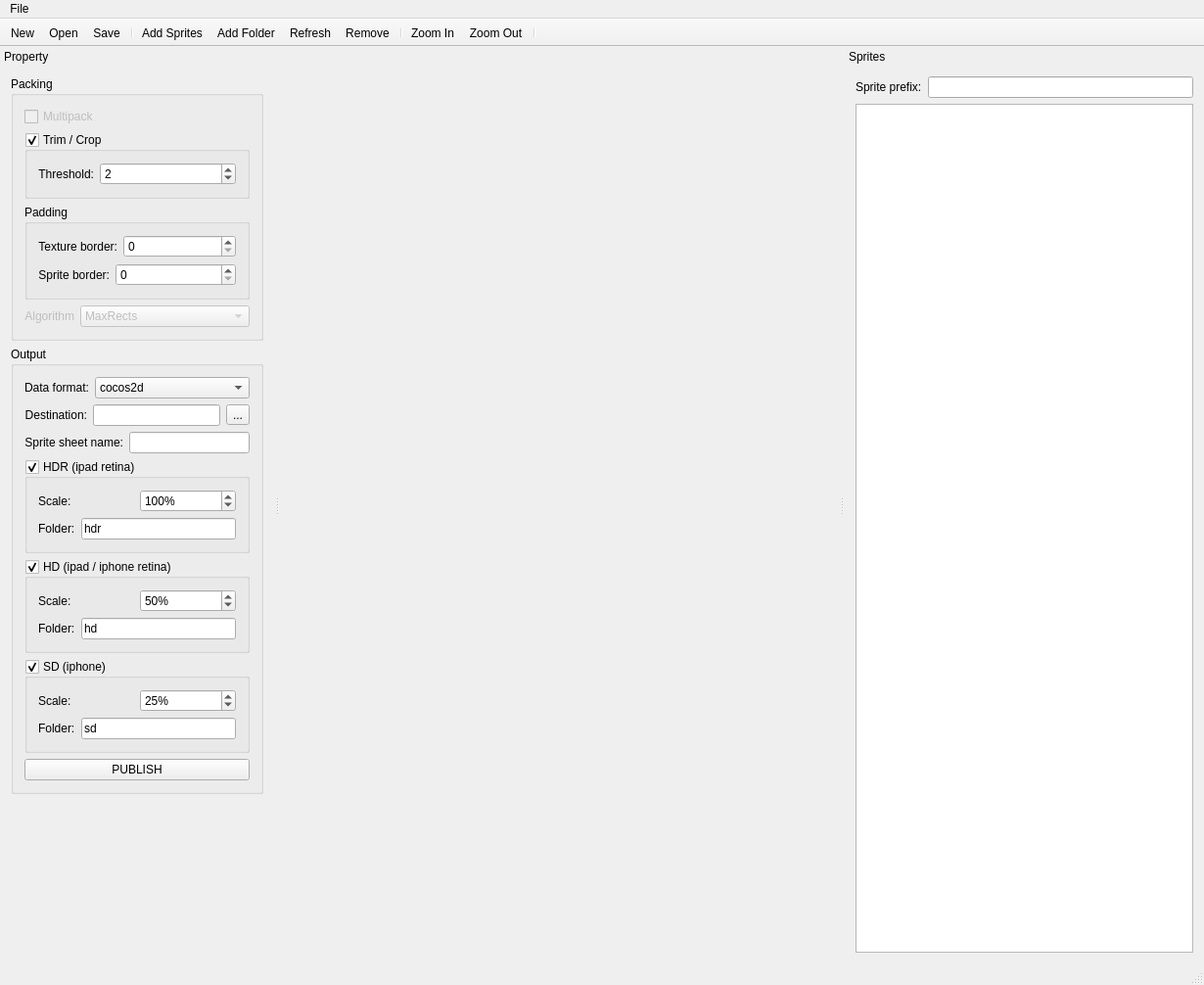
<?xml version="1.0" encoding="UTF-8"?>
<ui version="4.0">
 <class>MainWindow</class>
 <widget class="QMainWindow" name="MainWindow">
  <property name="geometry">
   <rect>
    <x>0</x>
    <y>0</y>
    <width>1230</width>
    <height>1006</height>
   </rect>
  </property>
  <property name="windowTitle">
   <string>SpritePacker</string>
  </property>
  <widget class="QWidget" name="centralWidget"/>
  <widget class="QMenuBar" name="menuBar">
   <property name="geometry">
    <rect>
     <x>0</x>
     <y>0</y>
     <width>1230</width>
     <height>22</height>
    </rect>
   </property>
   <widget class="QMenu" name="menuFile">
    <property name="title">
     <string>File</string>
    </property>
    <widget class="QMenu" name="menuOpen_recent">
     <property name="title">
      <string>Open recent</string>
     </property>
    </widget>
    <addaction name="actionNew"/>
    <addaction name="actionOpen"/>
    <addaction name="menuOpen_recent"/>
    <addaction name="separator"/>
    <addaction name="actionSave"/>
    <addaction name="actionSave_as"/>
    <addaction name="separator"/>
   </widget>
   <addaction name="menuFile"/>
  </widget>
  <widget class="QToolBar" name="mainToolBar">
   <property name="movable">
    <bool>false</bool>
   </property>
   <property name="iconSize">
    <size>
     <width>32</width>
     <height>32</height>
    </size>
   </property>
   <property name="toolButtonStyle">
    <enum>Qt::ToolButtonTextUnderIcon</enum>
   </property>
   <attribute name="toolBarArea">
    <enum>TopToolBarArea</enum>
   </attribute>
   <attribute name="toolBarBreak">
    <bool>false</bool>
   </attribute>
   <addaction name="actionNew"/>
   <addaction name="actionOpen"/>
   <addaction name="actionSave"/>
   <addaction name="separator"/>
   <addaction name="actionAddSprites"/>
   <addaction name="actionAddFolder"/>
   <addaction name="actionRefresh"/>
   <addaction name="actionRemove"/>
   <addaction name="separator"/>
   <addaction name="actionZoomIn"/>
   <addaction name="actionZoomOut"/>
   <addaction name="separator"/>
  </widget>
  <widget class="QStatusBar" name="statusBar"/>
  <widget class="QDockWidget" name="propertyDockWidget">
   <property name="minimumSize">
    <size>
     <width>280</width>
     <height>903</height>
    </size>
   </property>
   <property name="windowIcon">
    <iconset resource="resources.qrc">
     <normaloff>:/res/settings.png</normaloff>:/res/settings.png</iconset>
   </property>
   <property name="floating">
    <bool>false</bool>
   </property>
   <property name="features">
    <set>QDockWidget::NoDockWidgetFeatures</set>
   </property>
   <property name="allowedAreas">
    <set>Qt::LeftDockWidgetArea</set>
   </property>
   <property name="windowTitle">
    <string>Property</string>
   </property>
   <attribute name="dockWidgetArea">
    <number>1</number>
   </attribute>
   <widget class="QWidget" name="dockWidgetContents">
    <layout class="QVBoxLayout" name="verticalLayout">
     <item>
      <widget class="QGroupBox" name="groupBox_2">
       <property name="title">
        <string>Packing</string>
       </property>
       <layout class="QVBoxLayout" name="verticalLayout_12">
        <item>
         <widget class="QCheckBox" name="checkBox">
          <property name="enabled">
           <bool>false</bool>
          </property>
          <property name="toolTip">
           <string>&lt;html&gt;&lt;head/&gt;&lt;body&gt;&lt;p&gt;&lt;span style=&quot; font-size:18pt; font-weight:600;&quot;&gt;MultiPack&lt;/span&gt;&lt;/p&gt;&lt;p&gt;SpritePacker creates multiple image and data files if not all sprites could be packed intro a single texture.&lt;/p&gt;&lt;/body&gt;&lt;/html&gt;</string>
          </property>
          <property name="text">
           <string>Multipack</string>
          </property>
         </widget>
        </item>
        <item>
         <widget class="QGroupBox" name="property_trimCropGroupBox">
          <property name="toolTip">
           <string>&lt;html&gt;&lt;head/&gt;&lt;body&gt;&lt;p&gt;&lt;span style=&quot; font-size:18pt; font-weight:600;&quot;&gt;Trim / Crop&lt;/span&gt;&lt;/p&gt;&lt;p&gt;Removes transparent pixels from a sprite's border.&lt;/p&gt;&lt;/body&gt;&lt;/html&gt;</string>
          </property>
          <property name="title">
           <string>Trim / Crop</string>
          </property>
          <property name="checkable">
           <bool>true</bool>
          </property>
          <layout class="QVBoxLayout" name="verticalLayout_4">
           <item>
            <layout class="QHBoxLayout" name="horizontalLayout_3">
             <item>
              <widget class="QLabel" name="label_3">
               <property name="sizePolicy">
                <sizepolicy hsizetype="Maximum" vsizetype="Preferred">
                 <horstretch>0</horstretch>
                 <verstretch>0</verstretch>
                </sizepolicy>
               </property>
               <property name="text">
                <string>Threshold:</string>
               </property>
               <property name="alignment">
                <set>Qt::AlignRight|Qt::AlignTrailing|Qt::AlignVCenter</set>
               </property>
              </widget>
             </item>
             <item>
              <widget class="QSpinBox" name="property_trimCropThesholdSpinBox">
               <property name="maximum">
                <number>9999</number>
               </property>
               <property name="value">
                <number>2</number>
               </property>
              </widget>
             </item>
            </layout>
           </item>
          </layout>
         </widget>
        </item>
        <item>
         <widget class="QGroupBox" name="groupBox">
          <property name="title">
           <string>Padding</string>
          </property>
          <layout class="QVBoxLayout" name="verticalLayout_5">
           <item>
            <layout class="QHBoxLayout" name="horizontalLayout_4">
             <item>
              <widget class="QLabel" name="label_4">
               <property name="sizePolicy">
                <sizepolicy hsizetype="Maximum" vsizetype="Preferred">
                 <horstretch>0</horstretch>
                 <verstretch>0</verstretch>
                </sizepolicy>
               </property>
               <property name="text">
                <string>Texture border:</string>
               </property>
               <property name="alignment">
                <set>Qt::AlignRight|Qt::AlignTrailing|Qt::AlignVCenter</set>
               </property>
              </widget>
             </item>
             <item>
              <widget class="QSpinBox" name="property_textureBorderSpinBox">
               <property name="maximum">
                <number>9999</number>
               </property>
              </widget>
             </item>
            </layout>
           </item>
           <item>
            <layout class="QHBoxLayout" name="horizontalLayout_2">
             <item>
              <widget class="QLabel" name="label_2">
               <property name="sizePolicy">
                <sizepolicy hsizetype="Maximum" vsizetype="Preferred">
                 <horstretch>0</horstretch>
                 <verstretch>0</verstretch>
                </sizepolicy>
               </property>
               <property name="text">
                <string>Sprite border:</string>
               </property>
               <property name="alignment">
                <set>Qt::AlignRight|Qt::AlignTrailing|Qt::AlignVCenter</set>
               </property>
              </widget>
             </item>
             <item>
              <widget class="QSpinBox" name="property_spriteBorderSpinBox">
               <property name="maximum">
                <number>9999</number>
               </property>
              </widget>
             </item>
            </layout>
           </item>
          </layout>
         </widget>
        </item>
        <item>
         <layout class="QHBoxLayout" name="horizontalLayout">
          <item>
           <widget class="QLabel" name="label">
            <property name="enabled">
             <bool>false</bool>
            </property>
            <property name="sizePolicy">
             <sizepolicy hsizetype="Maximum" vsizetype="Preferred">
              <horstretch>0</horstretch>
              <verstretch>0</verstretch>
             </sizepolicy>
            </property>
            <property name="text">
             <string>Algorithm</string>
            </property>
            <property name="alignment">
             <set>Qt::AlignRight|Qt::AlignTrailing|Qt::AlignVCenter</set>
            </property>
           </widget>
          </item>
          <item>
           <widget class="QComboBox" name="comboBox">
            <property name="enabled">
             <bool>false</bool>
            </property>
            <property name="toolTip">
             <string>&lt;html&gt;&lt;head/&gt;&lt;body&gt;&lt;p&gt;&lt;span style=&quot; font-size:18pt; font-weight:600;&quot;&gt;Algorithm&lt;/span&gt;&lt;/p&gt;&lt;p&gt;There are currently 2 algorithms&lt;/p&gt;&lt;p&gt;&lt;span style=&quot; font-size:14pt; font-weight:600;&quot;&gt;MaxRects&lt;/span&gt;&lt;/p&gt;&lt;p&gt;Currently the best packing algorithm. Tries to use the last texture space by applying different heuristics when placing the sprites.&lt;/p&gt;&lt;p&gt;&lt;span style=&quot; font-size:14pt; font-weight:600;&quot;&gt;Basic&lt;/span&gt;&lt;/p&gt;&lt;p&gt;Simple layout by filling sprites from left to right until the maximum width of the texture is reached. Good for fixed-size sprites.&lt;/p&gt;&lt;/body&gt;&lt;/html&gt;</string>
            </property>
            <item>
             <property name="text">
              <string>MaxRects</string>
             </property>
            </item>
            <item>
             <property name="text">
              <string>Basic</string>
             </property>
            </item>
           </widget>
          </item>
         </layout>
        </item>
       </layout>
      </widget>
     </item>
     <item>
      <widget class="QGroupBox" name="groupBox_4">
       <property name="title">
        <string>Output</string>
       </property>
       <layout class="QVBoxLayout" name="verticalLayout_13">
        <item>
         <layout class="QHBoxLayout" name="horizontalLayout_6">
          <item>
           <widget class="QLabel" name="label_6">
            <property name="enabled">
             <bool>true</bool>
            </property>
            <property name="sizePolicy">
             <sizepolicy hsizetype="Maximum" vsizetype="Preferred">
              <horstretch>0</horstretch>
              <verstretch>0</verstretch>
             </sizepolicy>
            </property>
            <property name="text">
             <string>Data format:</string>
            </property>
            <property name="alignment">
             <set>Qt::AlignRight|Qt::AlignTrailing|Qt::AlignVCenter</set>
            </property>
           </widget>
          </item>
          <item>
           <widget class="QComboBox" name="output_dataFormatComboBox">
            <property name="enabled">
             <bool>true</bool>
            </property>
            <property name="toolTip">
             <string>&lt;html&gt;&lt;head/&gt;&lt;body&gt;&lt;p&gt;&lt;span style=&quot; font-size:18pt; font-weight:600;&quot;&gt;Algorithm&lt;/span&gt;&lt;/p&gt;&lt;p&gt;There are currently 2 algorithms&lt;/p&gt;&lt;p&gt;&lt;span style=&quot; font-size:14pt; font-weight:600;&quot;&gt;MaxRects&lt;/span&gt;&lt;/p&gt;&lt;p&gt;Currently the best packing algorithm. Tries to use the last texture space by applying different heuristics when placing the sprites.&lt;/p&gt;&lt;p&gt;&lt;span style=&quot; font-size:14pt; font-weight:600;&quot;&gt;Basic&lt;/span&gt;&lt;/p&gt;&lt;p&gt;Simple layout by filling sprites from left to right until the maximum width of the texture is reached. Good for fixed-size sprites.&lt;/p&gt;&lt;/body&gt;&lt;/html&gt;</string>
            </property>
            <item>
             <property name="text">
              <string>cocos2d</string>
             </property>
            </item>
            <item>
             <property name="text">
              <string>json</string>
             </property>
            </item>
           </widget>
          </item>
         </layout>
        </item>
        <item>
         <layout class="QHBoxLayout" name="horizontalLayout_13">
          <item>
           <widget class="QLabel" name="label_13">
            <property name="enabled">
             <bool>true</bool>
            </property>
            <property name="sizePolicy">
             <sizepolicy hsizetype="Maximum" vsizetype="Preferred">
              <horstretch>0</horstretch>
              <verstretch>0</verstretch>
             </sizepolicy>
            </property>
            <property name="text">
             <string>Destination:</string>
            </property>
            <property name="alignment">
             <set>Qt::AlignRight|Qt::AlignTrailing|Qt::AlignVCenter</set>
            </property>
           </widget>
          </item>
          <item>
           <widget class="QLineEdit" name="output_destPathLineEdit"/>
          </item>
          <item>
           <widget class="QToolButton" name="output_destFolderToolButton">
            <property name="text">
             <string>...</string>
            </property>
            <property name="icon">
             <iconset resource="resources.qrc">
              <normaloff>:/res/document-open.png</normaloff>:/res/document-open.png</iconset>
            </property>
           </widget>
          </item>
         </layout>
        </item>
        <item>
         <layout class="QHBoxLayout" name="horizontalLayout_14">
          <item>
           <widget class="QLabel" name="label_14">
            <property name="enabled">
             <bool>true</bool>
            </property>
            <property name="sizePolicy">
             <sizepolicy hsizetype="Maximum" vsizetype="Preferred">
              <horstretch>0</horstretch>
              <verstretch>0</verstretch>
             </sizepolicy>
            </property>
            <property name="text">
             <string>Sprite sheet name:</string>
            </property>
            <property name="alignment">
             <set>Qt::AlignRight|Qt::AlignTrailing|Qt::AlignVCenter</set>
            </property>
           </widget>
          </item>
          <item>
           <widget class="QLineEdit" name="output_spriteSheetLineEdit"/>
          </item>
         </layout>
        </item>
        <item>
         <widget class="QGroupBox" name="output_HDR_groupBox">
          <property name="title">
           <string>HDR (ipad retina)</string>
          </property>
          <property name="checkable">
           <bool>true</bool>
          </property>
          <layout class="QVBoxLayout" name="verticalLayout_7">
           <item>
            <layout class="QHBoxLayout" name="horizontalLayout_8">
             <item>
              <widget class="QLabel" name="label_8">
               <property name="text">
                <string>Scale:</string>
               </property>
              </widget>
             </item>
             <item>
              <widget class="QSpinBox" name="output_HDR_scaleSpinBox">
               <property name="suffix">
                <string>%</string>
               </property>
               <property name="prefix">
                <string/>
               </property>
               <property name="maximum">
                <number>400</number>
               </property>
               <property name="singleStep">
                <number>25</number>
               </property>
               <property name="value">
                <number>100</number>
               </property>
              </widget>
             </item>
            </layout>
           </item>
           <item>
            <layout class="QHBoxLayout" name="horizontalLayout_7">
             <item>
              <widget class="QLabel" name="label_7">
               <property name="text">
                <string>Folder:</string>
               </property>
              </widget>
             </item>
             <item>
              <widget class="QLineEdit" name="output_HDR_folderLineEdit">
               <property name="text">
                <string>hdr</string>
               </property>
              </widget>
             </item>
            </layout>
           </item>
          </layout>
         </widget>
        </item>
        <item>
         <widget class="QGroupBox" name="output_HD_groupBox">
          <property name="title">
           <string>HD (ipad / iphone retina)</string>
          </property>
          <property name="checkable">
           <bool>true</bool>
          </property>
          <layout class="QVBoxLayout" name="verticalLayout_8">
           <item>
            <layout class="QHBoxLayout" name="horizontalLayout_9">
             <item>
              <widget class="QLabel" name="label_9">
               <property name="text">
                <string>Scale:</string>
               </property>
              </widget>
             </item>
             <item>
              <widget class="QSpinBox" name="output_HD_scaleSpinBox">
               <property name="suffix">
                <string>%</string>
               </property>
               <property name="prefix">
                <string/>
               </property>
               <property name="maximum">
                <number>400</number>
               </property>
               <property name="singleStep">
                <number>25</number>
               </property>
               <property name="value">
                <number>50</number>
               </property>
              </widget>
             </item>
            </layout>
           </item>
           <item>
            <layout class="QHBoxLayout" name="horizontalLayout_10">
             <item>
              <widget class="QLabel" name="label_10">
               <property name="text">
                <string>Folder:</string>
               </property>
              </widget>
             </item>
             <item>
              <widget class="QLineEdit" name="output_HD_folderLineEdit">
               <property name="text">
                <string>hd</string>
               </property>
              </widget>
             </item>
            </layout>
           </item>
          </layout>
         </widget>
        </item>
        <item>
         <widget class="QGroupBox" name="output_SD_groupBox">
          <property name="title">
           <string>SD (iphone)</string>
          </property>
          <property name="checkable">
           <bool>true</bool>
          </property>
          <layout class="QVBoxLayout" name="verticalLayout_9">
           <item>
            <layout class="QHBoxLayout" name="horizontalLayout_11">
             <item>
              <widget class="QLabel" name="label_11">
               <property name="text">
                <string>Scale:</string>
               </property>
              </widget>
             </item>
             <item>
              <widget class="QSpinBox" name="output_SD_scaleSpinBox">
               <property name="suffix">
                <string>%</string>
               </property>
               <property name="prefix">
                <string/>
               </property>
               <property name="maximum">
                <number>400</number>
               </property>
               <property name="singleStep">
                <number>25</number>
               </property>
               <property name="value">
                <number>25</number>
               </property>
              </widget>
             </item>
            </layout>
           </item>
           <item>
            <layout class="QHBoxLayout" name="horizontalLayout_12">
             <item>
              <widget class="QLabel" name="label_12">
               <property name="text">
                <string>Folder:</string>
               </property>
              </widget>
             </item>
             <item>
              <widget class="QLineEdit" name="output_SD_folderLineEdit">
               <property name="text">
                <string>sd</string>
               </property>
              </widget>
             </item>
            </layout>
           </item>
          </layout>
         </widget>
        </item>
        <item>
         <widget class="QPushButton" name="output_publishPushButton">
          <property name="text">
           <string>PUBLISH</string>
          </property>
          <property name="icon">
           <iconset resource="resources.qrc">
            <normaloff>:/res/iPhone.png</normaloff>:/res/iPhone.png</iconset>
          </property>
          <property name="iconSize">
           <size>
            <width>24</width>
            <height>24</height>
           </size>
          </property>
         </widget>
        </item>
       </layout>
      </widget>
     </item>
     <item>
      <spacer name="verticalSpacer_3">
       <property name="orientation">
        <enum>Qt::Vertical</enum>
       </property>
       <property name="sizeHint" stdset="0">
        <size>
         <width>20</width>
         <height>40</height>
        </size>
       </property>
      </spacer>
     </item>
    </layout>
   </widget>
  </widget>
  <widget class="QDockWidget" name="spritesDockWidget">
   <property name="minimumSize">
    <size>
     <width>367</width>
     <height>212</height>
    </size>
   </property>
   <property name="features">
    <set>QDockWidget::NoDockWidgetFeatures</set>
   </property>
   <property name="allowedAreas">
    <set>Qt::RightDockWidgetArea</set>
   </property>
   <property name="windowTitle">
    <string>Sprites</string>
   </property>
   <attribute name="dockWidgetArea">
    <number>2</number>
   </attribute>
   <widget class="QWidget" name="dockWidgetContents_2">
    <layout class="QVBoxLayout" name="verticalLayout_2">
     <item>
      <layout class="QHBoxLayout" name="horizontalLayout_5">
       <item>
        <widget class="QLabel" name="label_5">
         <property name="text">
          <string>Sprite prefix:</string>
         </property>
        </widget>
       </item>
       <item>
        <widget class="QLineEdit" name="sprites_prefixLineEdit"/>
       </item>
      </layout>
     </item>
     <item>
      <widget class="QTreeWidget" name="spritesTreeWidget">
       <property name="iconSize">
        <size>
         <width>24</width>
         <height>24</height>
        </size>
       </property>
       <property name="rootIsDecorated">
        <bool>true</bool>
       </property>
       <attribute name="headerVisible">
        <bool>false</bool>
       </attribute>
       <column>
        <property name="text">
         <string notr="true">1</string>
        </property>
       </column>
      </widget>
     </item>
    </layout>
   </widget>
  </widget>
  <action name="actionNew">
   <property name="icon">
    <iconset resource="resources.qrc">
     <normaloff>:/res/filenew.png</normaloff>:/res/filenew.png</iconset>
   </property>
   <property name="text">
    <string>New</string>
   </property>
  </action>
  <action name="actionOpen">
   <property name="icon">
    <iconset resource="resources.qrc">
     <normaloff>:/res/document-open.png</normaloff>:/res/document-open.png</iconset>
   </property>
   <property name="text">
    <string>Open...</string>
   </property>
  </action>
  <action name="actionSave">
   <property name="icon">
    <iconset resource="resources.qrc">
     <normaloff>:/res/document-save.png</normaloff>:/res/document-save.png</iconset>
   </property>
   <property name="text">
    <string>Save</string>
   </property>
  </action>
  <action name="actionSave_as">
   <property name="icon">
    <iconset resource="resources.qrc">
     <normaloff>:/res/document-save-as.png</normaloff>:/res/document-save-as.png</iconset>
   </property>
   <property name="text">
    <string>Save As...</string>
   </property>
  </action>
  <action name="actionAddSprites">
   <property name="icon">
    <iconset resource="resources.qrc">
     <normaloff>:/res/add_sprite.png</normaloff>:/res/add_sprite.png</iconset>
   </property>
   <property name="text">
    <string>Add Sprites</string>
   </property>
   <property name="toolTip">
    <string>Add Sprites</string>
   </property>
  </action>
  <action name="actionAddFolder">
   <property name="icon">
    <iconset resource="resources.qrc">
     <normaloff>:/res/add_folder.png</normaloff>:/res/add_folder.png</iconset>
   </property>
   <property name="text">
    <string>Add Folder</string>
   </property>
  </action>
  <action name="actionRemove">
   <property name="icon">
    <iconset resource="resources.qrc">
     <normaloff>:/res/standardbutton-delete-128.png</normaloff>:/res/standardbutton-delete-128.png</iconset>
   </property>
   <property name="text">
    <string>Remove</string>
   </property>
  </action>
  <action name="actionRefresh">
   <property name="icon">
    <iconset resource="resources.qrc">
     <normaloff>:/res/refresh-32.png</normaloff>:/res/refresh-32.png</iconset>
   </property>
   <property name="text">
    <string>Refresh</string>
   </property>
  </action>
  <action name="actionZoomIn">
   <property name="icon">
    <iconset resource="resources.qrc">
     <normaloff>:/res/zoomin.png</normaloff>:/res/zoomin.png</iconset>
   </property>
   <property name="text">
    <string>Zoom In</string>
   </property>
  </action>
  <action name="actionZoomOut">
   <property name="icon">
    <iconset resource="resources.qrc">
     <normaloff>:/res/zoomout.png</normaloff>:/res/zoomout.png</iconset>
   </property>
   <property name="text">
    <string>Zoom Out</string>
   </property>
  </action>
 </widget>
 <layoutdefault spacing="6" margin="11"/>
 <resources>
  <include location="resources.qrc"/>
 </resources>
 <connections/>
</ui>
